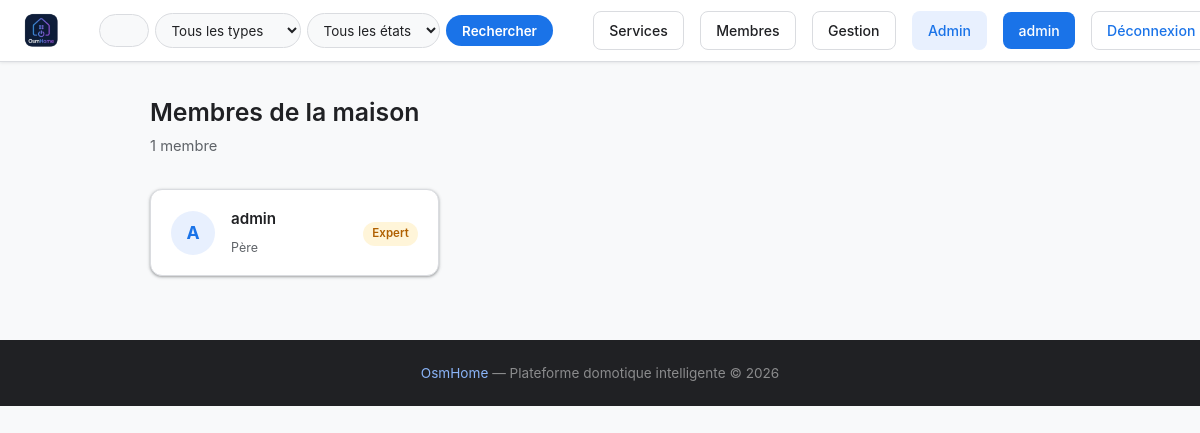
Before: /members (signed in) with the older database file.
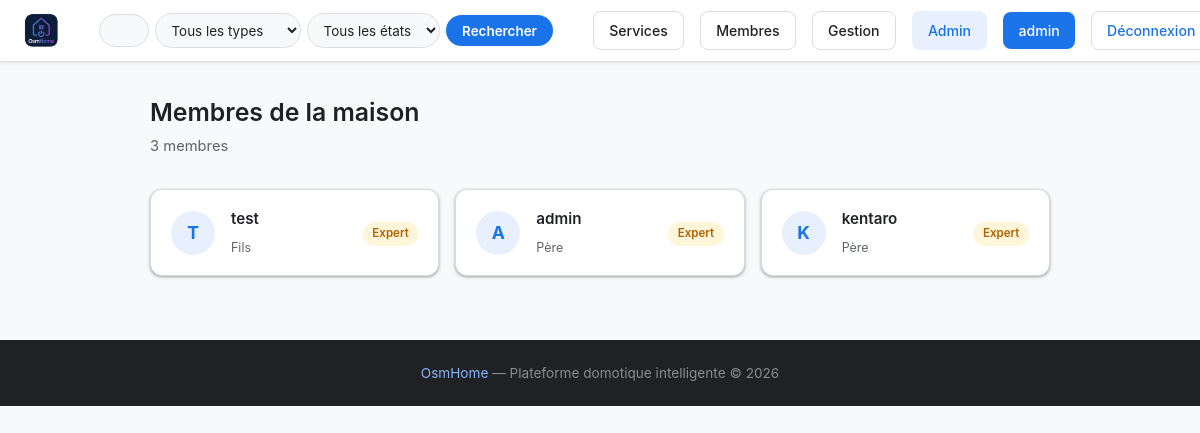
After: the same page with the newer database file.
### tables this page shows
CREATE TABLE users (
            id INTEGER PRIMARY KEY AUTOINCREMENT,
            username TEXT UNIQUE NOT NULL,
            password TEXT NOT NULL,
            lastname TEXT,
            firstname TEXT,
            age INTEGER,
            gender TEXT,
            birthdate TEXT,
            member_type TEXT,
            photo TEXT,
            level TEXT DEFAULT 'debutant',
            points REAL DEFAULT 0,
            email TEXT,
            email_verified INTEGER DEFAULT 0,
            role TEXT DEFAULT 'simple'
        , actions INTEGER DEFAULT 0, verification_token TEXT);

### main.py (the view)
@app.route('/members')
def membres():
    if 'username' not in flask.session:
        return flask.redirect('/login')
    all_members = utils.getAllMembers()
    return flask.render_template('membres.html', user=flask.session.get('username'), members=all_members)

### main.py (called while the page is built)
@app.context_processor
def inject_types():
    try:
        types = utils.getTypes()
    except Exception:
        types = []
    is_admin = False
    user_level = None
    if flask.session.get('username'):
        u = utils.getUser(flask.session['username'])
        is_admin = bool(u and u['role'] == 'admin')
        user_level = u['level'] if u else None
    return {'types': types, 'is_admin': is_admin, 'user_level': user_level}

### utils.py (called while the page is built)
def openDB() -> sqlite3.Connection:
    if 'db' not in flask.g:
        flask.g.db = sqlite3.connect(BASE)
        flask.g.db.row_factory = sqlite3.Row
    return flask.g.db

def closeDB(_ = None):
    db = flask.g.pop("db", None)
    if db is not None:
        db.close()

def getUser(username: str):
    db = openDB()
    return db.execute(
        'SELECT * FROM users WHERE username = ?',
        (username,)
    ).fetchone()

def getTypes() -> list:
    db = openDB()
    rows = db.execute('SELECT DISTINCT type FROM devices ORDER BY type').fetchall()
    return [row['type'] for row in rows]

### templates/membres.html (shortened to what this page needs)
{% extends 'base.html' %}
{% block content %}
<div class="members-page">
    <div class="members-header">
        <h2>Membres de la maison</h2>
        <p>{{ members | length }} membre{{ 's' if members | length > 1 }}</p>
    </div>
    <div class="members-grid">
        {% for m in members %}
        <a href="/member/{{ m['username'] }}" class="member-card">
            <div class="member-avatar">{{ m['username'][0] | upper }}</div>
            <div class="member-info">
                <h3 class="member-username">{{ m['username'] }}</h3>
                <span class="member-role">{{ m['member_type'] or '—' }}</span>
            </div>
            <div class="member-level">
                <span class="level-badge level-{{ m['level'] }}">{{ m['level'] | capitalize }}</span>
            </div>
        </a>
        {% endfor %}
    </div>
</div>
{% endblock %}

Changed rows visible on the page:
added users: username "T", username "test", member_type "Fils", level "Expert"
added users: username "K", username "kentaro", member_type "Père", level "Expert"
Other visible differences:
{{ members | length }}: "1" → "3"
{{ 's' if members | length > 1 }}: (not shown) → "s"
